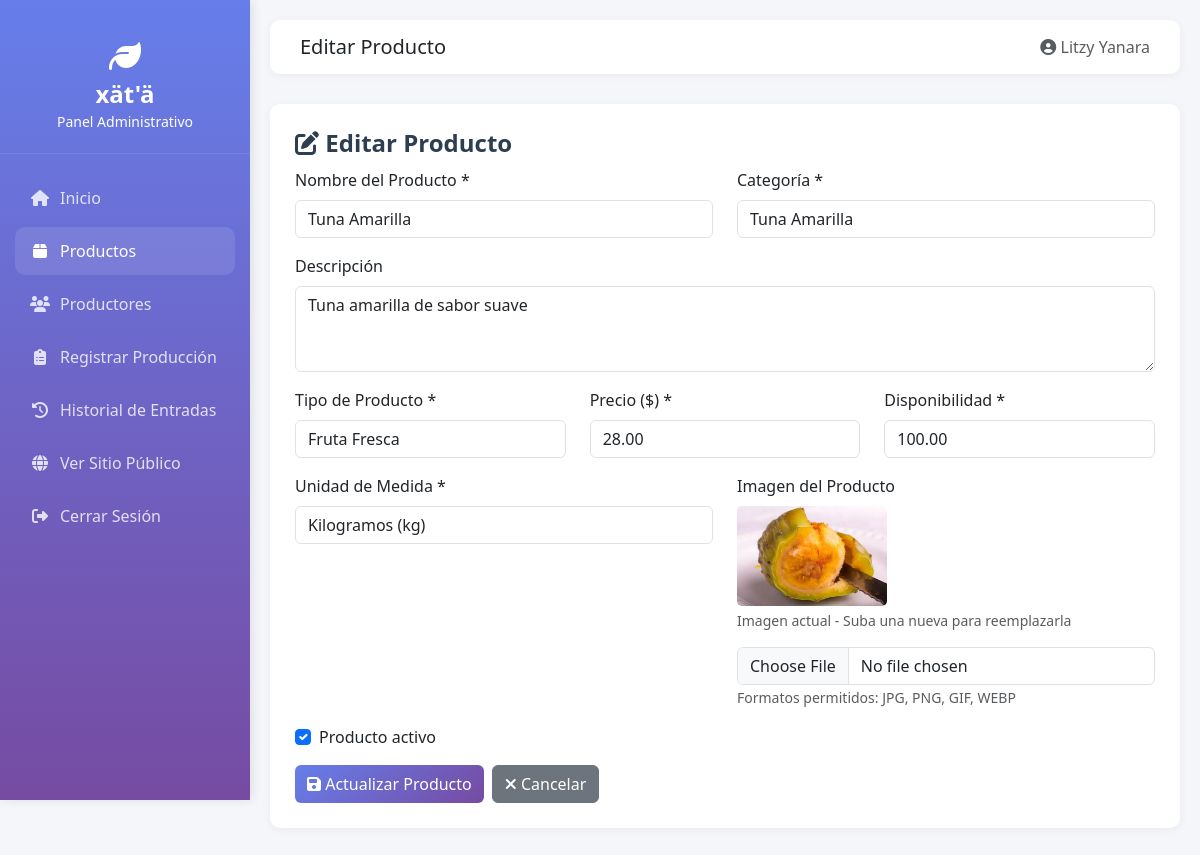
Screenshot of /admin/editar_producto.php?id=3 (signed in) with the database file from the repository.
### tables this page shows
CREATE TABLE `productos` (
  `id` int(11) NOT NULL,
  `nombre` varchar(100) NOT NULL,
  `descripcion` text DEFAULT NULL,
  `tipo` enum('fruta_fresca','procesado') NOT NULL,
  `categoria` varchar(50) NOT NULL COMMENT 'tuna_verde, tuna_roja, tuna_amarilla, tuna_bonda, xoconostle, mermelada, salsa, dulce, deshidratado',
  `precio` decimal(10,2) NOT NULL,
  `disponibilidad` decimal(10,2) NOT NULL,
  `unidad_medida` enum('kg','piezas','unidad') NOT NULL,
  `imagen` varchar(255) DEFAULT NULL,
  `fecha_creacion` timestamp NOT NULL DEFAULT current_timestamp(),
  `fecha_actualizacion` timestamp NOT NULL DEFAULT current_timestamp() ON UPDATE current_timestamp(),
  `activo` tinyint(1) DEFAULT 1
);

### admin/editar_producto.php (the view, shortened to what this page needs)
<?php
require_once '../includes/conexion.php';
$producto_id = intval($_GET['id']);
$query = "SELECT * FROM productos WHERE id = ?";
$stmt = $conn->prepare($query);
$stmt->bind_param("i", $producto_id);
$stmt->execute();
$resultado = $stmt->get_result();
$producto = $resultado->fetch_assoc();
include '../includes/header.php';
?>
<div class="content-card">
    <h1 class="page-title">
        <i class="fas fa-edit"></i> Editar Producto
    </h1>
    <form method="POST" enctype="multipart/form-data">
        <div class="row">
            <div class="col-md-6">
                <div class="mb-3">
                    <label for="nombre" class="form-label">Nombre del Producto *</label>
                    <input type="text" class="form-control" id="nombre" name="nombre"
                           value="<?php echo htmlspecialchars($producto['nombre']); ?>" required>
                </div>
            </div>
            <div class="col-md-6">
                <div class="mb-3">
                    <label for="categoria" class="form-label">Categoría *</label>
                    <select class="form-control" id="categoria" name="categoria" required>
                        <option value="tuna_amarilla" <?php echo $producto['categoria'] === 'tuna_amarilla' ? 'selected' : ''; ?>>Tuna Amarilla</option>
                    </select>
                </div>
            </div>
        </div>
        <div class="mb-3">
            <label for="descripcion" class="form-label">Descripción</label>
            <textarea class="form-control" id="descripcion" name="descripcion" rows="3"><?php echo htmlspecialchars($producto['descripcion']); ?></textarea>
        </div>
        <div class="row">
            <div class="col-md-4">
                <div class="mb-3">
                    <label for="tipo" class="form-label">Tipo de Producto *</label>
                    <select class="form-control" id="tipo" name="tipo" required>
                        <option value="fruta_fresca" <?php echo $producto['tipo'] === 'fruta_fresca' ? 'selected' : ''; ?>>Fruta Fresca</option>
                    </select>
                </div>
            </div>
            <div class="col-md-4">
                <div class="mb-3">
                    <label for="precio" class="form-label">Precio ($) *</label>
                    <input type="number" step="0.01" class="form-control" id="precio" name="precio"
                           value="<?php echo $producto['precio']; ?>" required>
                </div>
            </div>
            <div class="col-md-4">
                <div class="mb-3">
                    <label for="disponibilidad" class="form-label">Disponibilidad *</label>
                    <input type="number" step="0.01" class="form-control" id="disponibilidad" name="disponibilidad"
                           value="<?php echo $producto['disponibilidad']; ?>" required>
                </div>
            </div>
        </div>
        <div class="row">
            <div class="col-md-6">
                <div class="mb-3">
                    <label for="unidad_medida" class="form-label">Unidad de Medida *</label>
                    <select class="form-control" id="unidad_medida" name="unidad_medida" required>
                        <option value="kg" <?php echo $producto['unidad_medida'] === 'kg' ? 'selected' : ''; ?>>Kilogramos (kg)</option>
                    </select>
                </div>
            </div>
            <div class="col-md-6">
                <div class="mb-3">
                    <label for="imagen" class="form-label">Imagen del Producto</label>
                    <?php if (!empty($producto['imagen'])): ?>
                        <div class="mb-2">
                            <img src="../img/productos/<?php echo htmlspecialchars($producto['imagen']); ?>"
                                 alt="Imagen actual"
                                 style="max-width: 150px; border-radius: 5px;">
                            <p class="text-muted small mt-1">Imagen actual - Suba una nueva para reemplazarla</p>
                        </div>
                    <?php endif; ?>
                    <input type="file" class="form-control" id="imagen" name="imagen" accept="image/*">
                    <small class="text-muted">Formatos permitidos: JPG, PNG, GIF, WEBP</small>
                </div>
            </div>
        </div>
        <div class="mb-3">
            <div class="form-check">
                <input class="form-check-input" type="checkbox" id="activo" name="activo"
                       <?php echo $producto['activo'] == 1 ? 'checked' : ''; ?>>
                <label class="form-check-label" for="activo">
                    Producto activo
                </label>
            </div>
        </div>
        <div class="d-flex gap-2">
            <button type="submit" class="btn btn-primary">
                <i class="fas fa-save"></i> Actualizar Producto
            </button>
            <a href="productos_crud.php" class="btn btn-secondary">
                <i class="fas fa-times"></i> Cancelar
            </a>
        </div>
    </form>
</div>
<?php include '../includes/footer.php'; ?>

### includes/header.php (style rules this page uses)
:root { --primary-color: #667eea; --secondary-color: #764ba2; --sidebar-width: 250px; }
body { font-family: 'Segoe UI', Tahoma, Geneva, Verdana, sans-serif; background-color: #f5f6fa; }
.content-card { background: white; border-radius: 10px; padding: 25px; box-shadow: 0 2px 10px rgba(0, 0, 0, 0.05); margin-bottom: 20px; }
.page-title { font-size: 24px; font-weight: 600; color: #2c3e50; margin-bottom: 10px; }
.btn-primary { background: linear-gradient(135deg, var(--primary-color) 0%, var(--secondary-color) 100%); border: none; }

### rows the page displays
productos: nombre "Tuna Amarilla", categoria "Tuna Amarilla", descripcion "Tuna amarilla de sabor suave", tipo "Fruta Fresca", precio "28.00", disponibilidad "100.00", unidad_medida "Kilogramos (kg)", imagen (picture), activo "☑"

### other values shown
$titulo_pagina "Editar Producto"
obtenerNombreUsuario() "Litzy Yanara"
